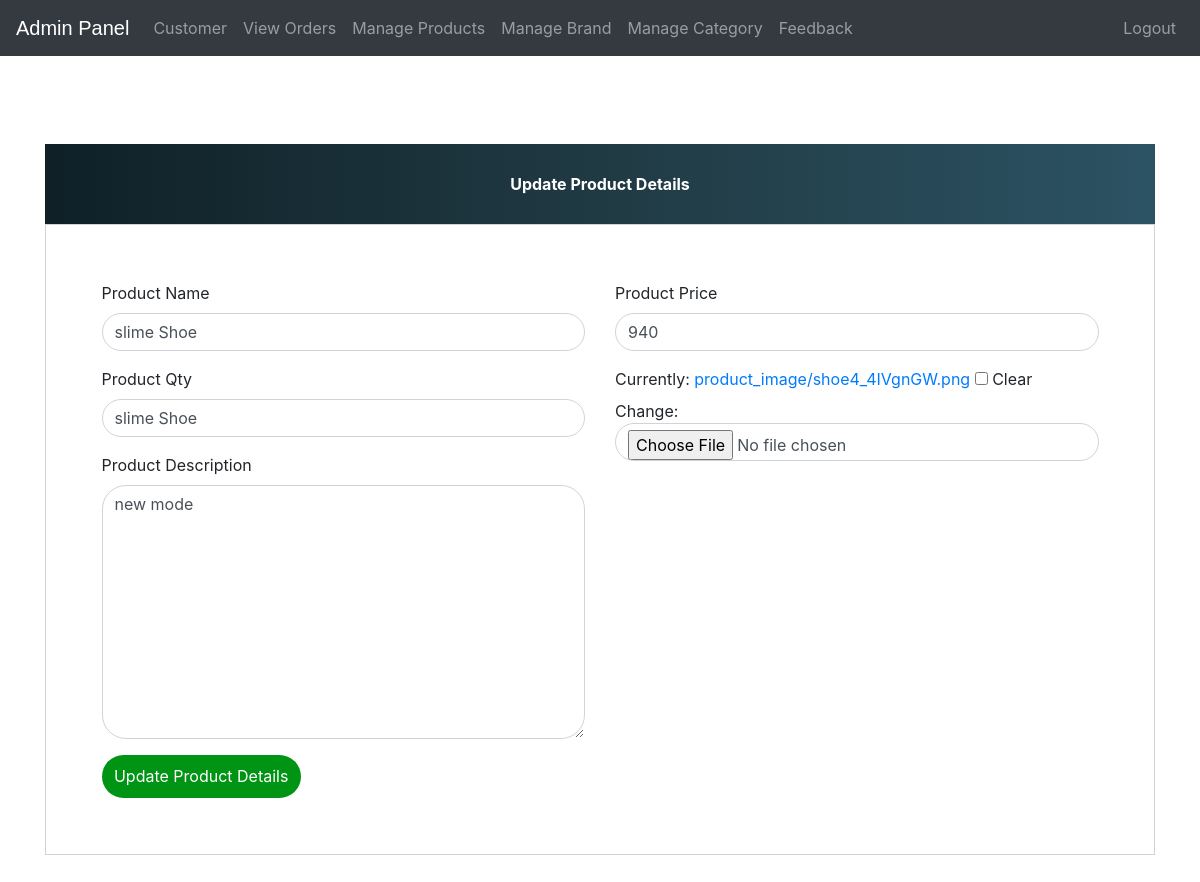
Before: /update-product/2 (signed in) with the older database file.
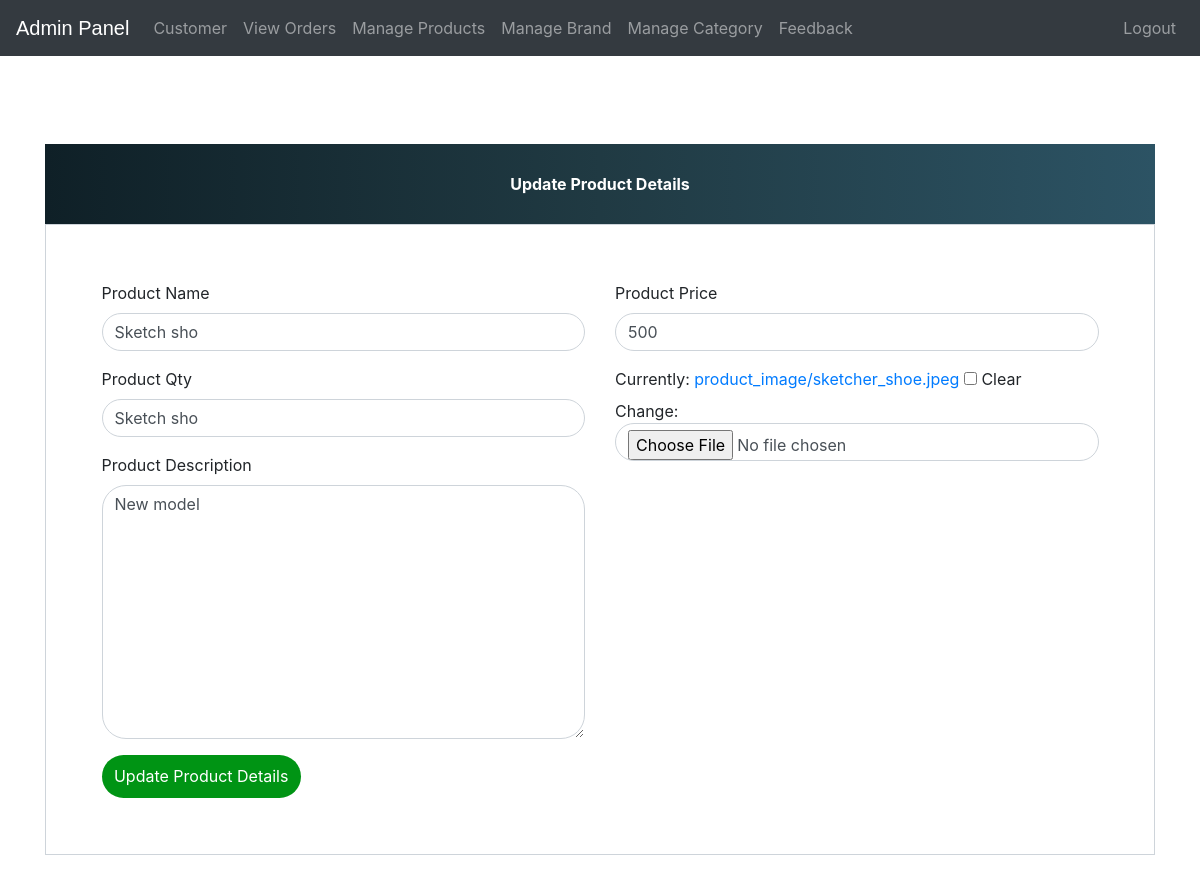
After: the same page with the newer database file.
### shoeshop/models.py (models this page shows, shortened)
class Product(models.Model):
    name=models.CharField(max_length=40)
    brand_name= models.ForeignKey("Brand", on_delete=models.CASCADE,null=False)
    category= models.ForeignKey('Category', on_delete=models.CASCADE,null=True)
    size=models.PositiveIntegerField()
    quantity=models.CharField(max_length=10, null=True, blank=True)
    product_image= models.ImageField(upload_to='product_image/', null=True, blank=True)
    price = models.PositiveIntegerField()
    description=models.TextField({'rows': 3, 'cols': 30})

### shoeshop/views.py (the view)
# urls.py: path('update-product/<int:pk>', views.update_product_view,name='update-product'),
@login_required(login_url='adminlogin')
def update_product_view(request,pk):
    product=models.Product.objects.get(id=pk)
    productForm=forms.ProductForm(instance=product)
    if request.method=='POST':
        productForm=forms.ProductForm(request.POST,request.FILES,instance=product)
        if productForm.is_valid():
            productForm.save()
            return redirect('admin-products')
    return render(request,'shoeshop/admin_update_product.html',{'productForm':productForm})

### shoeshop/forms.py
class ProductForm(forms.ModelForm):
    class Meta:
        model=models.Product
        fields=['name','brand_name','category','size','quantity','price','description','product_image']

### templates/shoeshop/admin_update_product.html (shortened to what this page needs)
{% extends 'shoeshop/admin_base.html' %}
{% load widget_tweaks %}
{% block content %}
<head>
  <link href="//maxcdn.bootstrapcdn.com/bootstrap/4.1.1/css/bootstrap.min.css" rel="stylesheet" id="bootstrap-css">
  <link rel="stylesheet" href="/static/admin_update_product.css">
</head>
<br><br><br><br><br><br>
<form method="post" enctype="multipart/form-data">
  <div class="container register-form">
    <div class="form">
      <div class="note">
        <p>Update Product Details</p>
      </div>
      <div class="form-content">
        <div class="row">
          <div class="col-md-6">
            <div class="form-group">
              <label for="">Product Name</label>
              {% render_field productForm.name class="form-control" placeholder="Product Name" %}
            </div>
            <div class="form-group">
              <label for="">Product Qty</label>
              {% render_field productForm.name class="form-control" placeholder="Product Qty" %}
            </div>
            <div class="form-group">
              <label for="">Product Description</label>
              {% render_field productForm.description class="form-control" placeholder="Description" %}
            </div>
          </div>
          <div class="col-md-6">
            <div class="form-group">
              <label for="">Product Price</label>
              {% render_field productForm.price class="form-control" placeholder="Price" %}
            </div>
            <div class="form-group">
              {% render_field productForm.product_image class="form-control" placeholder="product_image" %}
            </div>
          </div>
        </div>
        <button type="submit" class="btnSubmit">Update Product Details</button>
      </div>
    </div>
  </div>
</form>
{% endblock content %}

Changed rows visible on the page:
changed Product: name "slime Shoe" → "Sketch sho"; description "new mode" → "New model"; price "940" → "500"
Other visible differences:
text no longer shown: "Currently: product_image/shoe4_4IVgnGW.png Clear Change:"
text now shown: "Currently: product_image/sketcher_shoe.jpeg Clear Change:"
